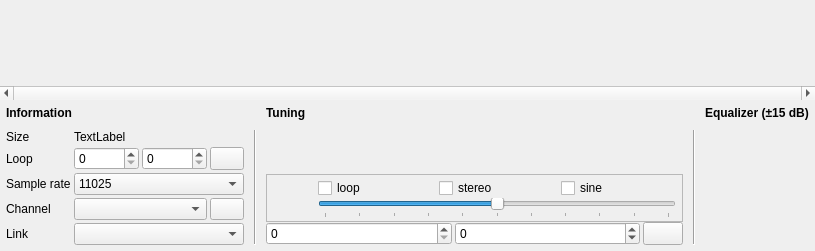
<?xml version="1.0" encoding="UTF-8"?>
<ui version="4.0">
 <class>PageSmpl</class>
 <widget class="QWidget" name="PageSmpl">
  <property name="geometry">
   <rect>
    <x>0</x>
    <y>0</y>
    <width>815</width>
    <height>251</height>
   </rect>
  </property>
  <property name="windowTitle">
   <string notr="true">Form</string>
  </property>
  <layout class="QVBoxLayout" name="verticalLayout">
   <property name="spacing">
    <number>0</number>
   </property>
   <property name="leftMargin">
    <number>0</number>
   </property>
   <property name="topMargin">
    <number>0</number>
   </property>
   <property name="rightMargin">
    <number>0</number>
   </property>
   <property name="bottomMargin">
    <number>0</number>
   </property>
   <item>
    <widget class="QFrame" name="frameGraph">
     <property name="sizePolicy">
      <sizepolicy hsizetype="Preferred" vsizetype="Expanding">
       <horstretch>0</horstretch>
       <verstretch>0</verstretch>
      </sizepolicy>
     </property>
     <property name="frameShape">
      <enum>QFrame::NoFrame</enum>
     </property>
     <layout class="QVBoxLayout" name="verticalLayout_5">
      <property name="spacing">
       <number>0</number>
      </property>
      <property name="leftMargin">
       <number>0</number>
      </property>
      <property name="topMargin">
       <number>0</number>
      </property>
      <property name="rightMargin">
       <number>0</number>
      </property>
      <property name="bottomMargin">
       <number>0</number>
      </property>
      <item>
       <widget class="GraphicsWave" name="waveDisplay" native="true">
        <property name="sizePolicy">
         <sizepolicy hsizetype="Preferred" vsizetype="Expanding">
          <horstretch>0</horstretch>
          <verstretch>0</verstretch>
         </sizepolicy>
        </property>
       </widget>
      </item>
      <item>
       <widget class="QScrollBar" name="sliderGraphe">
        <property name="maximum">
         <number>0</number>
        </property>
        <property name="singleStep">
         <number>200</number>
        </property>
        <property name="pageStep">
         <number>10000</number>
        </property>
        <property name="orientation">
         <enum>Qt::Horizontal</enum>
        </property>
       </widget>
      </item>
     </layout>
    </widget>
   </item>
   <item>
    <widget class="QFrame" name="frame_5">
     <property name="sizePolicy">
      <sizepolicy hsizetype="Preferred" vsizetype="Maximum">
       <horstretch>0</horstretch>
       <verstretch>0</verstretch>
      </sizepolicy>
     </property>
     <property name="frameShape">
      <enum>QFrame::NoFrame</enum>
     </property>
     <property name="frameShadow">
      <enum>QFrame::Raised</enum>
     </property>
     <layout class="QGridLayout" name="gridLayout">
      <property name="leftMargin">
       <number>6</number>
      </property>
      <property name="topMargin">
       <number>6</number>
      </property>
      <property name="rightMargin">
       <number>6</number>
      </property>
      <property name="bottomMargin">
       <number>6</number>
      </property>
      <property name="spacing">
       <number>10</number>
      </property>
      <item row="1" column="4">
       <widget class="QFrame" name="frameRight">
        <property name="sizePolicy">
         <sizepolicy hsizetype="Maximum" vsizetype="Preferred">
          <horstretch>0</horstretch>
          <verstretch>0</verstretch>
         </sizepolicy>
        </property>
        <property name="frameShape">
         <enum>QFrame::NoFrame</enum>
        </property>
        <layout class="QGridLayout" name="gridLayout_3">
         <property name="leftMargin">
          <number>0</number>
         </property>
         <property name="topMargin">
          <number>0</number>
         </property>
         <property name="rightMargin">
          <number>0</number>
         </property>
         <property name="bottomMargin">
          <number>0</number>
         </property>
         <item row="0" column="0">
          <widget class="Equalizer" name="widgetEqualizer" native="true"/>
         </item>
        </layout>
       </widget>
      </item>
      <item row="1" column="1">
       <widget class="QFrame" name="frame">
        <property name="minimumSize">
         <size>
          <width>2</width>
          <height>0</height>
         </size>
        </property>
        <property name="maximumSize">
         <size>
          <width>2</width>
          <height>16777215</height>
         </size>
        </property>
        <property name="frameShape">
         <enum>QFrame::Panel</enum>
        </property>
        <property name="frameShadow">
         <enum>QFrame::Sunken</enum>
        </property>
       </widget>
      </item>
      <item row="1" column="2">
       <layout class="QGridLayout" name="frameMiddle" columnstretch="5,5,0">
        <property name="horizontalSpacing">
         <number>3</number>
        </property>
        <property name="verticalSpacing">
         <number>0</number>
        </property>
        <item row="2" column="0">
         <widget class="SpinBoxKey" name="spinRootKey">
          <property name="sizePolicy">
           <sizepolicy hsizetype="Minimum" vsizetype="Preferred">
            <horstretch>0</horstretch>
            <verstretch>0</verstretch>
           </sizepolicy>
          </property>
          <property name="toolTip">
           <string>Root key</string>
          </property>
          <property name="correctionMode">
           <enum>QAbstractSpinBox::CorrectToNearestValue</enum>
          </property>
          <property name="maximum">
           <number>127</number>
          </property>
         </widget>
        </item>
        <item row="2" column="1">
         <widget class="SpinBoxCents" name="spinTune">
          <property name="sizePolicy">
           <sizepolicy hsizetype="Minimum" vsizetype="Preferred">
            <horstretch>0</horstretch>
            <verstretch>0</verstretch>
           </sizepolicy>
          </property>
          <property name="toolTip">
           <string>Correction</string>
          </property>
          <property name="correctionMode">
           <enum>QAbstractSpinBox::CorrectToNearestValue</enum>
          </property>
          <property name="minimum">
           <number>-100</number>
          </property>
          <property name="maximum">
           <number>100</number>
          </property>
         </widget>
        </item>
        <item row="2" column="2">
         <widget class="QPushButton" name="pushAutoTune">
          <property name="sizePolicy">
           <sizepolicy hsizetype="Fixed" vsizetype="Preferred">
            <horstretch>0</horstretch>
            <verstretch>0</verstretch>
           </sizepolicy>
          </property>
          <property name="toolTip">
           <string>Use the estimated pitch and correction as values</string>
          </property>
          <property name="text">
           <string/>
          </property>
          <property name="iconSize">
           <size>
            <width>14</width>
            <height>14</height>
           </size>
          </property>
         </widget>
        </item>
        <item row="1" column="0" colspan="3">
         <widget class="TransparentFrame" name="framePlayArea">
          <property name="minimumSize">
           <size>
            <width>0</width>
            <height>30</height>
           </size>
          </property>
          <property name="frameShape">
           <enum>QFrame::StyledPanel</enum>
          </property>
          <property name="frameShadow">
           <enum>QFrame::Raised</enum>
          </property>
          <layout class="QGridLayout" name="gridLayout_6">
           <property name="leftMargin">
            <number>3</number>
           </property>
           <property name="topMargin">
            <number>3</number>
           </property>
           <property name="rightMargin">
            <number>6</number>
           </property>
           <property name="bottomMargin">
            <number>3</number>
           </property>
           <property name="horizontalSpacing">
            <number>6</number>
           </property>
           <property name="verticalSpacing">
            <number>0</number>
           </property>
           <item row="0" column="1">
            <widget class="QCheckBox" name="checkLectureBoucle">
             <property name="text">
              <string>loop</string>
             </property>
            </widget>
           </item>
           <item row="0" column="3">
            <widget class="QCheckBox" name="checkLectureSinus">
             <property name="text">
              <string>sine</string>
             </property>
            </widget>
           </item>
           <item row="0" column="2">
            <widget class="QCheckBox" name="checkLectureLien">
             <property name="text">
              <string>stereo</string>
             </property>
            </widget>
           </item>
           <item row="1" column="1" colspan="3">
            <widget class="QSlider" name="sliderLectureVolume">
             <property name="sizePolicy">
              <sizepolicy hsizetype="Minimum" vsizetype="Fixed">
               <horstretch>0</horstretch>
               <verstretch>0</verstretch>
              </sizepolicy>
             </property>
             <property name="minimum">
              <number>-50</number>
             </property>
             <property name="maximum">
              <number>50</number>
             </property>
             <property name="orientation">
              <enum>Qt::Horizontal</enum>
             </property>
             <property name="tickPosition">
              <enum>QSlider::TicksBelow</enum>
             </property>
             <property name="tickInterval">
              <number>10</number>
             </property>
            </widget>
           </item>
           <item row="0" column="0" rowspan="2">
            <widget class="QPushButton" name="pushLecture">
             <property name="sizePolicy">
              <sizepolicy hsizetype="Maximum" vsizetype="Preferred">
               <horstretch>0</horstretch>
               <verstretch>0</verstretch>
              </sizepolicy>
             </property>
             <property name="minimumSize">
              <size>
               <width>42</width>
               <height>0</height>
              </size>
             </property>
             <property name="maximumSize">
              <size>
               <width>42</width>
               <height>16777215</height>
              </size>
             </property>
             <property name="cursor">
              <cursorShape>PointingHandCursor</cursorShape>
             </property>
             <property name="toolTip">
              <string>Play</string>
             </property>
             <property name="text">
              <string notr="true"/>
             </property>
             <property name="icon">
              <iconset resource="../resources.qrc">
               <normaloff>:/icons/play.svg</normaloff>:/icons/play.svg</iconset>
             </property>
             <property name="iconSize">
              <size>
               <width>36</width>
               <height>36</height>
              </size>
             </property>
             <property name="checkable">
              <bool>true</bool>
             </property>
             <property name="flat">
              <bool>true</bool>
             </property>
            </widget>
           </item>
          </layout>
         </widget>
        </item>
        <item row="0" column="0" colspan="3">
         <widget class="QFrame" name="frame_6">
          <property name="sizePolicy">
           <sizepolicy hsizetype="Preferred" vsizetype="Expanding">
            <horstretch>0</horstretch>
            <verstretch>0</verstretch>
           </sizepolicy>
          </property>
          <property name="frameShape">
           <enum>QFrame::NoFrame</enum>
          </property>
          <layout class="QHBoxLayout" name="horizontalLayout_4">
           <property name="spacing">
            <number>0</number>
           </property>
           <property name="leftMargin">
            <number>0</number>
           </property>
           <property name="topMargin">
            <number>0</number>
           </property>
           <property name="rightMargin">
            <number>0</number>
           </property>
           <property name="bottomMargin">
            <number>0</number>
           </property>
           <item>
            <widget class="GraphicsFourier" name="grapheFourier" native="true">
             <property name="sizePolicy">
              <sizepolicy hsizetype="Expanding" vsizetype="Preferred">
               <horstretch>0</horstretch>
               <verstretch>0</verstretch>
              </sizepolicy>
             </property>
            </widget>
           </item>
          </layout>
         </widget>
        </item>
       </layout>
      </item>
      <item row="0" column="2">
       <widget class="QLabel" name="label_22">
        <property name="maximumSize">
         <size>
          <width>16777215</width>
          <height>20</height>
         </size>
        </property>
        <property name="font">
         <font>
          <bold>true</bold>
         </font>
        </property>
        <property name="text">
         <string>Tuning</string>
        </property>
       </widget>
      </item>
      <item row="1" column="0">
       <widget class="QFrame" name="frameLeft">
        <property name="frameShape">
         <enum>QFrame::NoFrame</enum>
        </property>
        <layout class="QHBoxLayout" name="horizontalLayout_2">
         <property name="leftMargin">
          <number>0</number>
         </property>
         <property name="topMargin">
          <number>0</number>
         </property>
         <property name="rightMargin">
          <number>0</number>
         </property>
         <property name="bottomMargin">
          <number>0</number>
         </property>
         <item>
          <layout class="QGridLayout" name="gridLayout_2">
           <property name="spacing">
            <number>3</number>
           </property>
           <item row="1" column="0">
            <widget class="QLabel" name="label_2">
             <property name="text">
              <string>Loop</string>
             </property>
            </widget>
           </item>
           <item row="1" column="3">
            <widget class="QSpinBox" name="spinEndLoop">
             <property name="sizePolicy">
              <sizepolicy hsizetype="Minimum" vsizetype="Preferred">
               <horstretch>0</horstretch>
               <verstretch>0</verstretch>
              </sizepolicy>
             </property>
             <property name="minimumSize">
              <size>
               <width>65</width>
               <height>0</height>
              </size>
             </property>
             <property name="correctionMode">
              <enum>QAbstractSpinBox::CorrectToNearestValue</enum>
             </property>
            </widget>
           </item>
           <item row="1" column="2">
            <widget class="QSpinBox" name="spinStartLoop">
             <property name="sizePolicy">
              <sizepolicy hsizetype="Minimum" vsizetype="Preferred">
               <horstretch>0</horstretch>
               <verstretch>0</verstretch>
              </sizepolicy>
             </property>
             <property name="minimumSize">
              <size>
               <width>65</width>
               <height>0</height>
              </size>
             </property>
             <property name="correctionMode">
              <enum>QAbstractSpinBox::CorrectToNearestValue</enum>
             </property>
            </widget>
           </item>
           <item row="4" column="2" colspan="3">
            <widget class="QComboBox" name="comboLink"/>
           </item>
           <item row="2" column="2" colspan="3">
            <widget class="QComboBox" name="comboSampleRate">
             <item>
              <property name="text">
               <string notr="true">11025</string>
              </property>
             </item>
             <item>
              <property name="text">
               <string notr="true">22050</string>
              </property>
             </item>
             <item>
              <property name="text">
               <string notr="true">32000</string>
              </property>
             </item>
             <item>
              <property name="text">
               <string notr="true">44100</string>
              </property>
             </item>
             <item>
              <property name="text">
               <string notr="true">48000</string>
              </property>
             </item>
             <item>
              <property name="text">
               <string notr="true">96000</string>
              </property>
             </item>
             <item>
              <property name="text">
               <string notr="true">192000</string>
              </property>
             </item>
            </widget>
           </item>
           <item row="1" column="4">
            <widget class="QPushButton" name="pushFullLength">
             <property name="sizePolicy">
              <sizepolicy hsizetype="Fixed" vsizetype="Preferred">
               <horstretch>0</horstretch>
               <verstretch>0</verstretch>
              </sizepolicy>
             </property>
             <property name="toolTip">
              <string>Use the full length of the sample as loop</string>
             </property>
             <property name="styleSheet">
              <string notr="true">QPushButton{padding: 0 0 0 0;}</string>
             </property>
             <property name="text">
              <string/>
             </property>
             <property name="iconSize">
              <size>
               <width>20</width>
               <height>18</height>
              </size>
             </property>
            </widget>
           </item>
           <item row="0" column="2" colspan="3">
            <widget class="QLabel" name="labelTaille">
             <property name="text">
              <string notr="true">TextLabel</string>
             </property>
            </widget>
           </item>
           <item row="1" column="1">
            <widget class="QLabel" name="iconLoopWarning">
             <property name="minimumSize">
              <size>
               <width>16</width>
               <height>16</height>
              </size>
             </property>
             <property name="maximumSize">
              <size>
               <width>16</width>
               <height>16</height>
              </size>
             </property>
             <property name="text">
              <string/>
             </property>
            </widget>
           </item>
           <item row="0" column="0" colspan="2">
            <widget class="QLabel" name="label">
             <property name="text">
              <string>Size</string>
             </property>
            </widget>
           </item>
           <item row="2" column="0" colspan="2">
            <widget class="QLabel" name="label_6">
             <property name="text">
              <string>Sample rate</string>
             </property>
            </widget>
           </item>
           <item row="3" column="0" colspan="2">
            <widget class="QLabel" name="label_7">
             <property name="text">
              <string>Channel</string>
             </property>
            </widget>
           </item>
           <item row="4" column="0" colspan="2">
            <widget class="QLabel" name="label_5">
             <property name="text">
              <string>Link</string>
             </property>
            </widget>
           </item>
           <item row="3" column="2" colspan="2">
            <widget class="QComboBox" name="comboType"/>
           </item>
           <item row="3" column="4">
            <widget class="QPushButton" name="pushCompress">
             <property name="sizePolicy">
              <sizepolicy hsizetype="Fixed" vsizetype="Preferred">
               <horstretch>0</horstretch>
               <verstretch>0</verstretch>
              </sizepolicy>
             </property>
             <property name="styleSheet">
              <string notr="true">QPushButton{padding: 0 0 0 0;}</string>
             </property>
             <property name="text">
              <string/>
             </property>
             <property name="iconSize">
              <size>
               <width>20</width>
               <height>18</height>
              </size>
             </property>
            </widget>
           </item>
          </layout>
         </item>
        </layout>
       </widget>
      </item>
      <item row="0" column="0">
       <widget class="QLabel" name="label_20">
        <property name="minimumSize">
         <size>
          <width>0</width>
          <height>0</height>
         </size>
        </property>
        <property name="maximumSize">
         <size>
          <width>16777215</width>
          <height>16</height>
         </size>
        </property>
        <property name="font">
         <font>
          <bold>true</bold>
         </font>
        </property>
        <property name="text">
         <string>Information</string>
        </property>
       </widget>
      </item>
      <item row="1" column="3">
       <widget class="QFrame" name="frame_2">
        <property name="minimumSize">
         <size>
          <width>2</width>
          <height>0</height>
         </size>
        </property>
        <property name="maximumSize">
         <size>
          <width>2</width>
          <height>16777215</height>
         </size>
        </property>
        <property name="frameShape">
         <enum>QFrame::Panel</enum>
        </property>
        <property name="frameShadow">
         <enum>QFrame::Sunken</enum>
        </property>
       </widget>
      </item>
      <item row="0" column="4">
       <widget class="QLabel" name="label_21">
        <property name="maximumSize">
         <size>
          <width>16777215</width>
          <height>20</height>
         </size>
        </property>
        <property name="font">
         <font>
          <bold>true</bold>
         </font>
        </property>
        <property name="text">
         <string>Equalizer (±15 dB)</string>
        </property>
       </widget>
      </item>
     </layout>
    </widget>
   </item>
  </layout>
 </widget>
 <customwidgets>
  <customwidget>
   <class>SpinBoxKey</class>
   <extends>QSpinBox</extends>
   <header>spinboxkey.h</header>
  </customwidget>
  <customwidget>
   <class>GraphicsFourier</class>
   <extends>QWidget</extends>
   <header>graphicsfourier.h</header>
   <container>1</container>
  </customwidget>
  <customwidget>
   <class>Equalizer</class>
   <extends>QWidget</extends>
   <header>equalizer.h</header>
   <container>1</container>
  </customwidget>
  <customwidget>
   <class>SpinBoxCents</class>
   <extends>QSpinBox</extends>
   <header>spinboxcents.h</header>
  </customwidget>
  <customwidget>
   <class>GraphicsWave</class>
   <extends>QWidget</extends>
   <header>graphicswave.h</header>
   <container>1</container>
  </customwidget>
  <customwidget>
   <class>TransparentFrame</class>
   <extends>QFrame</extends>
   <header location="global">transparentframe.h</header>
   <container>1</container>
  </customwidget>
 </customwidgets>
 <tabstops>
  <tabstop>pushLecture</tabstop>
  <tabstop>checkLectureBoucle</tabstop>
  <tabstop>checkLectureLien</tabstop>
  <tabstop>checkLectureSinus</tabstop>
  <tabstop>sliderLectureVolume</tabstop>
  <tabstop>spinStartLoop</tabstop>
  <tabstop>spinEndLoop</tabstop>
  <tabstop>pushFullLength</tabstop>
  <tabstop>comboSampleRate</tabstop>
  <tabstop>comboType</tabstop>
  <tabstop>comboLink</tabstop>
  <tabstop>spinRootKey</tabstop>
  <tabstop>spinTune</tabstop>
  <tabstop>pushAutoTune</tabstop>
 </tabstops>
 <resources>
  <include location="../resources.qrc"/>
 </resources>
 <connections>
  <connection>
   <sender>spinTune</sender>
   <signal>editingFinished()</signal>
   <receiver>PageSmpl</receiver>
   <slot>setTune()</slot>
   <hints>
    <hint type="sourcelabel">
     <x>207</x>
     <y>278</y>
    </hint>
    <hint type="destinationlabel">
     <x>286</x>
     <y>186</y>
    </hint>
   </hints>
  </connection>
  <connection>
   <sender>spinTune</sender>
   <signal>valueChanged(int)</signal>
   <receiver>PageSmpl</receiver>
   <slot>setTune(int)</slot>
   <hints>
    <hint type="sourcelabel">
     <x>216</x>
     <y>469</y>
    </hint>
    <hint type="destinationlabel">
     <x>491</x>
     <y>295</y>
    </hint>
   </hints>
  </connection>
  <connection>
   <sender>spinStartLoop</sender>
   <signal>editingFinished()</signal>
   <receiver>PageSmpl</receiver>
   <slot>setStartLoop()</slot>
   <hints>
    <hint type="sourcelabel">
     <x>174</x>
     <y>215</y>
    </hint>
    <hint type="destinationlabel">
     <x>286</x>
     <y>186</y>
    </hint>
   </hints>
  </connection>
  <connection>
   <sender>spinStartLoop</sender>
   <signal>valueChanged(int)</signal>
   <receiver>PageSmpl</receiver>
   <slot>setStartLoop(int)</slot>
   <hints>
    <hint type="sourcelabel">
     <x>177</x>
     <y>405</y>
    </hint>
    <hint type="destinationlabel">
     <x>491</x>
     <y>295</y>
    </hint>
   </hints>
  </connection>
  <connection>
   <sender>spinStartLoop</sender>
   <signal>valueChanged(int)</signal>
   <receiver>waveDisplay</receiver>
   <slot>setStartLoop(int)</slot>
   <hints>
    <hint type="sourcelabel">
     <x>174</x>
     <y>215</y>
    </hint>
    <hint type="destinationlabel">
     <x>286</x>
     <y>75</y>
    </hint>
   </hints>
  </connection>
  <connection>
   <sender>spinRootKey</sender>
   <signal>editingFinished()</signal>
   <receiver>PageSmpl</receiver>
   <slot>setRootKey()</slot>
   <hints>
    <hint type="sourcelabel">
     <x>207</x>
     <y>247</y>
    </hint>
    <hint type="destinationlabel">
     <x>286</x>
     <y>186</y>
    </hint>
   </hints>
  </connection>
  <connection>
   <sender>spinRootKey</sender>
   <signal>valueChanged(int)</signal>
   <receiver>PageSmpl</receiver>
   <slot>setRootKey(int)</slot>
   <hints>
    <hint type="sourcelabel">
     <x>216</x>
     <y>438</y>
    </hint>
    <hint type="destinationlabel">
     <x>491</x>
     <y>295</y>
    </hint>
   </hints>
  </connection>
  <connection>
   <sender>spinEndLoop</sender>
   <signal>editingFinished()</signal>
   <receiver>PageSmpl</receiver>
   <slot>setEndLoop()</slot>
   <hints>
    <hint type="sourcelabel">
     <x>240</x>
     <y>215</y>
    </hint>
    <hint type="destinationlabel">
     <x>286</x>
     <y>186</y>
    </hint>
   </hints>
  </connection>
  <connection>
   <sender>spinEndLoop</sender>
   <signal>valueChanged(int)</signal>
   <receiver>PageSmpl</receiver>
   <slot>setEndLoop(int)</slot>
   <hints>
    <hint type="sourcelabel">
     <x>257</x>
     <y>405</y>
    </hint>
    <hint type="destinationlabel">
     <x>491</x>
     <y>295</y>
    </hint>
   </hints>
  </connection>
  <connection>
   <sender>spinEndLoop</sender>
   <signal>valueChanged(int)</signal>
   <receiver>waveDisplay</receiver>
   <slot>setEndLoop(int)</slot>
   <hints>
    <hint type="sourcelabel">
     <x>240</x>
     <y>215</y>
    </hint>
    <hint type="destinationlabel">
     <x>286</x>
     <y>75</y>
    </hint>
   </hints>
  </connection>
  <connection>
   <sender>sliderLectureVolume</sender>
   <signal>valueChanged(int)</signal>
   <receiver>PageSmpl</receiver>
   <slot>setGainSample(int)</slot>
   <hints>
    <hint type="sourcelabel">
     <x>429</x>
     <y>570</y>
    </hint>
    <hint type="destinationlabel">
     <x>491</x>
     <y>295</y>
    </hint>
   </hints>
  </connection>
  <connection>
   <sender>sliderGraphe</sender>
   <signal>valueChanged(int)</signal>
   <receiver>waveDisplay</receiver>
   <slot>setPosX(int)</slot>
   <hints>
    <hint type="sourcelabel">
     <x>286</x>
     <y>149</y>
    </hint>
    <hint type="destinationlabel">
     <x>286</x>
     <y>75</y>
    </hint>
   </hints>
  </connection>
  <connection>
   <sender>pushLecture</sender>
   <signal>clicked()</signal>
   <receiver>PageSmpl</receiver>
   <slot>lecture()</slot>
   <hints>
    <hint type="sourcelabel">
     <x>427</x>
     <y>264</y>
    </hint>
    <hint type="destinationlabel">
     <x>286</x>
     <y>186</y>
    </hint>
   </hints>
  </connection>
  <connection>
   <sender>waveDisplay</sender>
   <signal>endLoopChanged()</signal>
   <receiver>PageSmpl</receiver>
   <slot>setEndLoop()</slot>
   <hints>
    <hint type="sourcelabel">
     <x>286</x>
     <y>75</y>
    </hint>
    <hint type="destinationlabel">
     <x>286</x>
     <y>186</y>
    </hint>
   </hints>
  </connection>
  <connection>
   <sender>waveDisplay</sender>
   <signal>startLoopChanged()</signal>
   <receiver>PageSmpl</receiver>
   <slot>setStartLoop()</slot>
   <hints>
    <hint type="sourcelabel">
     <x>286</x>
     <y>75</y>
    </hint>
    <hint type="destinationlabel">
     <x>286</x>
     <y>186</y>
    </hint>
   </hints>
  </connection>
  <connection>
   <sender>comboType</sender>
   <signal>currentIndexChanged(int)</signal>
   <receiver>PageSmpl</receiver>
   <slot>setType(int)</slot>
   <hints>
    <hint type="sourcelabel">
     <x>207</x>
     <y>309</y>
    </hint>
    <hint type="destinationlabel">
     <x>286</x>
     <y>186</y>
    </hint>
   </hints>
  </connection>
  <connection>
   <sender>comboSampleRate</sender>
   <signal>currentIndexChanged(int)</signal>
   <receiver>PageSmpl</receiver>
   <slot>setRate(int)</slot>
   <hints>
    <hint type="sourcelabel">
     <x>207</x>
     <y>278</y>
    </hint>
    <hint type="destinationlabel">
     <x>286</x>
     <y>186</y>
    </hint>
   </hints>
  </connection>
  <connection>
   <sender>comboLink</sender>
   <signal>currentIndexChanged(int)</signal>
   <receiver>PageSmpl</receiver>
   <slot>setLinkedSmpl(int)</slot>
   <hints>
    <hint type="sourcelabel">
     <x>207</x>
     <y>340</y>
    </hint>
    <hint type="destinationlabel">
     <x>286</x>
     <y>186</y>
    </hint>
   </hints>
  </connection>
  <connection>
   <sender>checkLectureLien</sender>
   <signal>clicked(bool)</signal>
   <receiver>PageSmpl</receiver>
   <slot>setStereo(bool)</slot>
   <hints>
    <hint type="sourcelabel">
     <x>493</x>
     <y>283</y>
    </hint>
    <hint type="destinationlabel">
     <x>408</x>
     <y>164</y>
    </hint>
   </hints>
  </connection>
  <connection>
   <sender>checkLectureSinus</sender>
   <signal>clicked(bool)</signal>
   <receiver>PageSmpl</receiver>
   <slot>setSinusEnabled(bool)</slot>
   <hints>
    <hint type="sourcelabel">
     <x>491</x>
     <y>309</y>
    </hint>
    <hint type="destinationlabel">
     <x>408</x>
     <y>164</y>
    </hint>
   </hints>
  </connection>
 </connections>
 <slots>
  <slot>lecture()</slot>
  <slot>setStartLoop()</slot>
  <slot>setEndLoop()</slot>
  <slot>setRootKey()</slot>
  <slot>setTune()</slot>
  <slot>setLinkedSmpl(int)</slot>
  <slot>setType(int)</slot>
  <slot>setRate(int)</slot>
  <slot>normalisation()</slot>
  <slot>enleveBlanc()</slot>
  <slot>enleveFin()</slot>
  <slot>initEQ()</slot>
  <slot>bouclage()</slot>
  <slot>applyEQ()</slot>
  <slot>setSinusEnabled(bool)</slot>
  <slot>setGainSample(int)</slot>
  <slot>setStartLoop(int)</slot>
  <slot>setEndLoop(int)</slot>
  <slot>setRootKey(int)</slot>
  <slot>setTune(int)</slot>
  <slot>setStereo(bool)</slot>
 </slots>
</ui>
